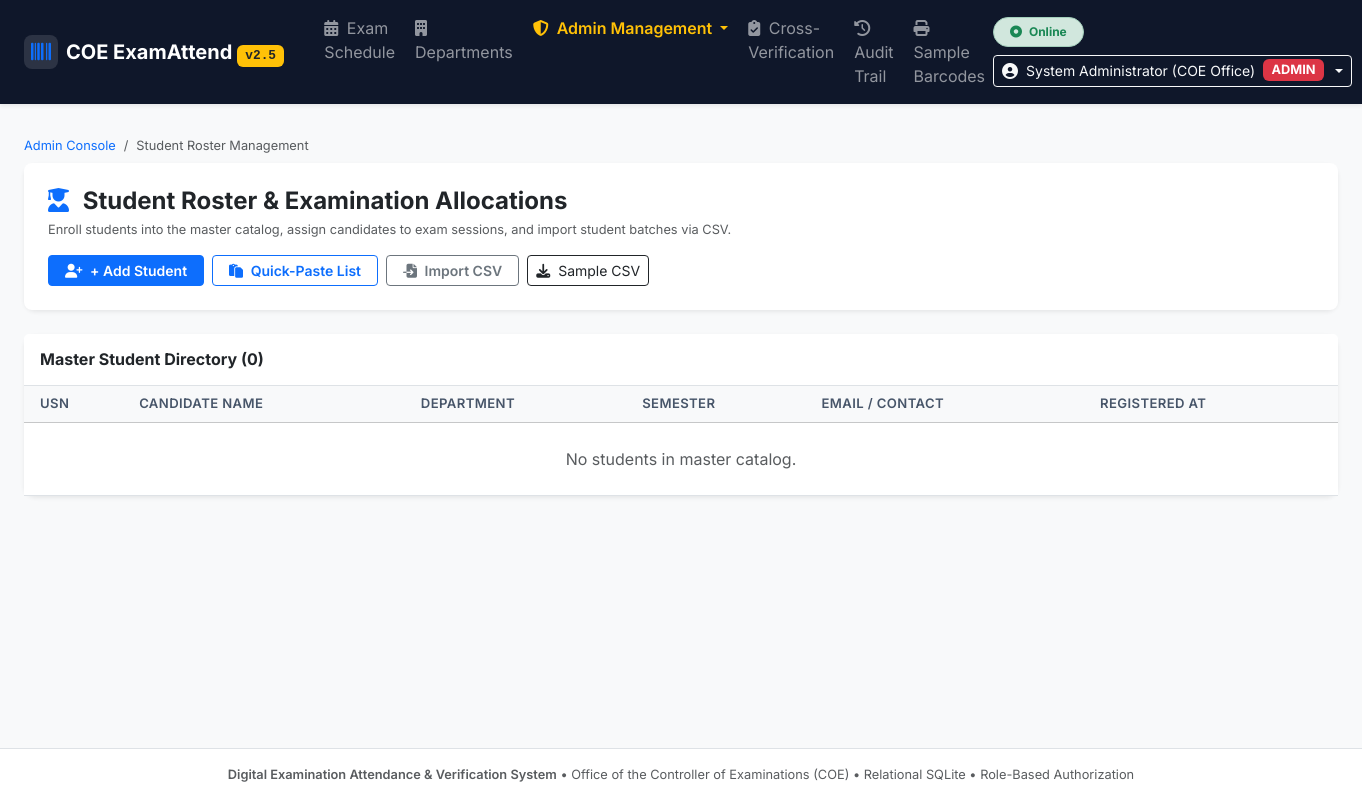
Page /admin/students (signed in) on the earlier database version.
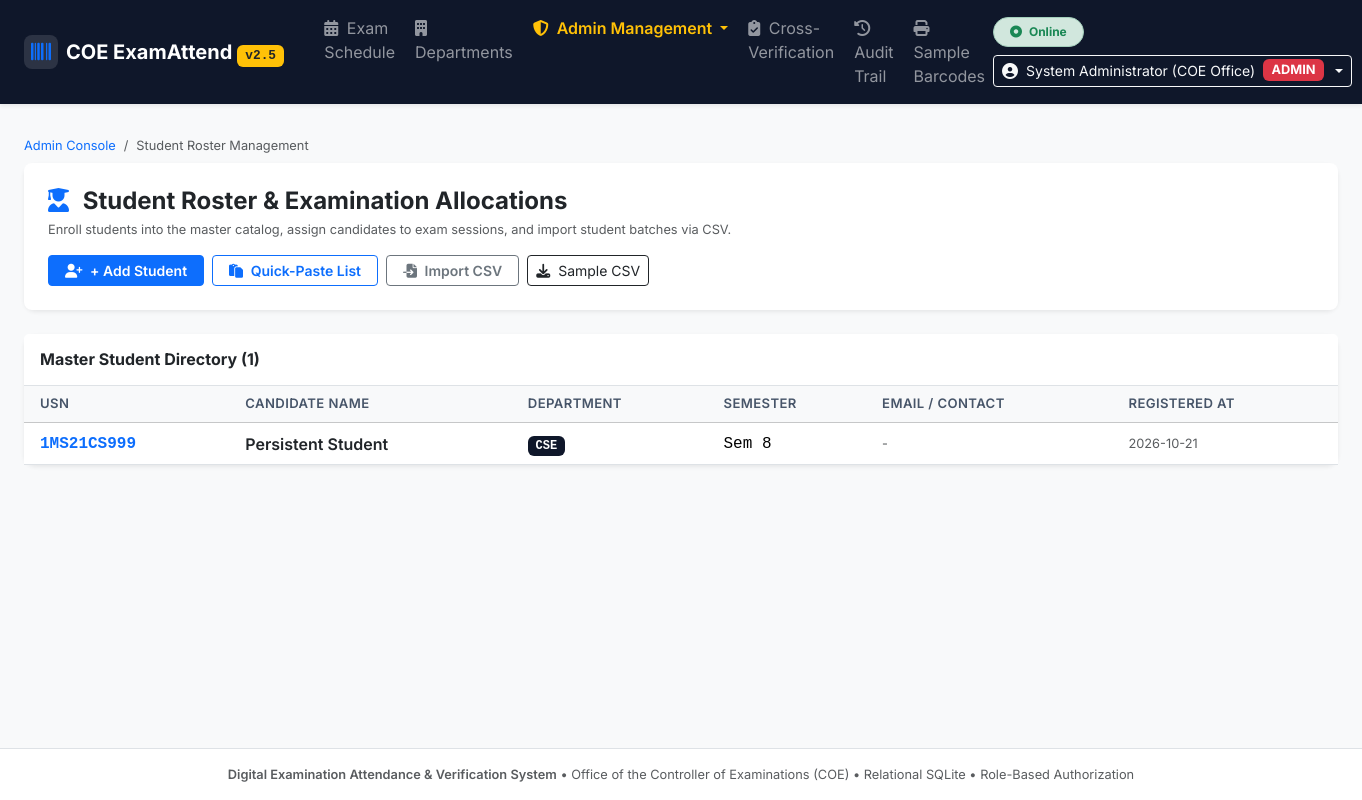
Same page on the later database version.
### tables this page shows
CREATE TABLE students_master (
        id INTEGER PRIMARY KEY AUTOINCREMENT,
        usn TEXT UNIQUE NOT NULL,
        student_name TEXT NOT NULL,
        department_id INTEGER,
        semester INTEGER DEFAULT 8,
        email TEXT,
        phone TEXT,
        created_at TEXT DEFAULT CURRENT_TIMESTAMP,
        FOREIGN KEY (department_id) REFERENCES departments(id)
    );

CREATE TABLE departments (
        id INTEGER PRIMARY KEY AUTOINCREMENT,
        code TEXT UNIQUE NOT NULL,
        name TEXT NOT NULL,
        created_at TEXT DEFAULT CURRENT_TIMESTAMP
    );

### app.py (the view)
@app.route('/admin/students')
@admin_required
def admin_students_list():
    conn = get_db()
    cursor = conn.cursor()
    cursor.execute('''
        SELECT s.*, d.code as dept_code
        FROM students_master s
        LEFT JOIN departments d ON s.department_id = d.id
        ORDER BY s.usn ASC
    ''')
    students = [dict(row) for row in cursor.fetchall()]
    cursor.execute('SELECT id, course_code, room_number, exam_date FROM exam_sessions ORDER BY id DESC')
    sessions = [dict(row) for row in cursor.fetchall()]
    cursor.execute('SELECT id, code, name FROM departments ORDER BY code ASC')
    departments = [dict(row) for row in cursor.fetchall()]
    conn.close()
    return render_template('admin/admin_students.html', students=students, sessions=sessions, departments=departments, import_result=None)

### app.py (called while the page is built)
@app.context_processor
def inject_globals():
    return {
        'get_ist_now': get_ist_now
    }

def admin_required(f):
    @wraps(f)
    def decorated_function(*args, **kwargs):
        if not session.get('user_id'):
            if request.path.startswith('/api/'):
                return jsonify({'success': False, 'message': 'Authentication required.'}), 401
            return redirect(url_for('login', next=request.path))
        if session.get('role') != 'ADMIN':
            if request.path.startswith('/api/'):
                return jsonify({'success': False, 'message': 'Administrative privileges required.'}), 403
            flash('Access denied: Administrative privileges required.', 'danger')
            return redirect(url_for('departments_view'))
        return f(*args, **kwargs)
    return decorated_function

### database.py (called while the page is built)
def get_db(db_path=None):
    path = db_path or DB_PATH
    conn = sqlite3.connect(path, timeout=30.0)
    try:
        conn.execute("PRAGMA journal_mode=WAL;")
    except Exception:
        pass
    conn.execute("PRAGMA busy_timeout=15000;")
    conn.execute("PRAGMA foreign_keys=ON;")
    conn.row_factory = sqlite3.Row
    return conn

### templates/admin/admin_students.html (shortened to what this page needs)
{% extends 'base.html' %}
{% block content %}
<div class="container-fluid px-3 px-md-4">
    <nav aria-label="breadcrumb" class="mb-2">
        <ol class="breadcrumb fs-7 mb-1">
            <li class="breadcrumb-item"><a href="/admin" class="text-decoration-none">Admin Console</a></li>
            <li class="breadcrumb-item active" aria-current="page">Student Roster Management</li>
        </ol>
    </nav>
    <div class="card mb-4 border-0 shadow-sm">
        <div class="card-body p-4 bg-white rounded-3">
            <div class="d-flex flex-wrap align-items-center justify-content-between gap-3">
                <div>
                    <h4 class="fw-bold mb-1 text-dark"><i class="fa-solid fa-user-graduate text-primary me-2"></i> Student Roster & Examination Allocations</h4>
                    <p class="text-muted fs-7 mb-0">
                        Enroll students into the master catalog, assign candidates to exam sessions, and import student batches via CSV.
                    </p>
                </div>
                <div class="d-flex flex-wrap gap-2">
                    <button class="btn btn-primary btn-sm px-3 fw-semibold" data-bs-toggle="modal" data-bs-target="#createStudentModal">
                        <i class="fa-solid fa-user-plus me-1"></i> + Add Student
                    </button>
                    <button class="btn btn-outline-primary btn-sm px-3 fw-semibold" data-bs-toggle="modal" data-bs-target="#quickBulkStudentModal">
                        <i class="fa-solid fa-paste me-1"></i> Quick-Paste List
                    </button>
                    <button class="btn btn-outline-secondary btn-sm px-3 fw-semibold" data-bs-toggle="modal" data-bs-target="#importStudentModal">
                        <i class="fa-solid fa-file-import me-1"></i> Import CSV
                    </button>
                    <a href="/admin/students/sample_csv" class="btn btn-outline-dark btn-sm">
                        <i class="fa-solid fa-download me-1"></i> Sample CSV
                    </a>
                </div>
            </div>
        </div>
    </div>
    <div class="card border-0 shadow-sm bg-white">
        <div class="card-header bg-white py-3 border-bottom d-flex align-items-center justify-content-between">
            <h6 class="fw-bold mb-0 text-dark">Master Student Directory ({{ students|length }})</h6>
        </div>
        <div class="card-body p-0">
            <div class="table-responsive">
                <table class="table table-hover align-middle mb-0">
                    <thead class="table-light">
                        <tr>
                            <th class="ps-3">USN</th>
                            <th>Candidate Name</th>
                            <th>Department</th>
                            <th>Semester</th>
                            <th>Email / Contact</th>
                            <th>Registered At</th>
                        </tr>
                    </thead>
                    <tbody>
                        {% for s in students %}
                        <tr>
                            <td class="ps-3 font-monospace fw-bold text-primary">{{ s.usn }}</td>
                            <td class="fw-semibold text-dark">{{ s.student_name }}</td>
                            <td><span class="badge bg-navy text-white font-monospace">{{ s.dept_code or 'CSE' }}</span></td>
                            <td class="font-monospace">Sem {{ s.semester or 8 }}</td>
                            <td class="text-muted fs-7">{{ s.email or '-' }}</td>
                            <td class="text-muted fs-7">{{ s.created_at[:10] if s.created_at else '-' }}</td>
                        </tr>
                        {% else %}
                        <tr>
                            <td colspan="6" class="text-center py-4 text-muted">No students in master catalog.</td>
                        </tr>
                        {% endfor %}
                    </tbody>
                </table>
            </div>
        </div>
    </div>
</div>
{% endblock %}

Differences in the rows shown:
added students_master: usn "1MS21CS999", student_name "Persistent Student", code "CSE", semester "8", email "-", created_at "2026-10-21"
Other differences:
{{ students|length }}: "0" → "1"
text no longer shown: "No students in master catalog."
